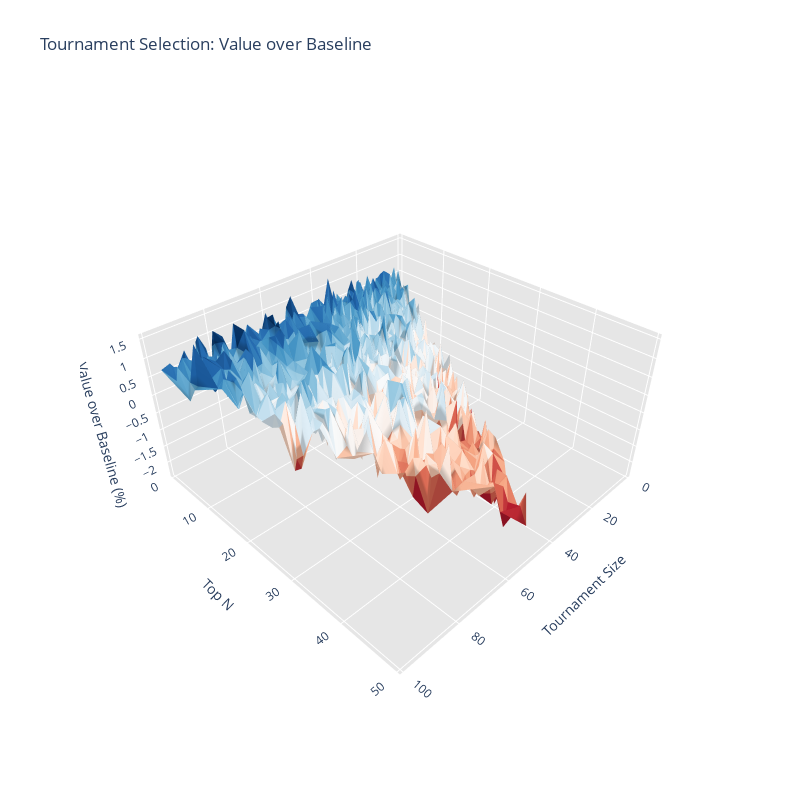

The notebook cell this image was saved under:
### Code cell
df_median = pd.DataFrame(data_median)
df_median = df_median.dropna(how='all', axis=0).dropna(how='all', axis=1)
flat = [value for sublist in df_median.values for value in sublist]
flat = list(filter(lambda value: not np.isnan(value), flat))
df_median = df_median - baseline_score
df_median = df_median * 100

ys=[] # top X
xs=[] # r num
zs=[] # value

for r in range(1, 100):
    for t in range(1, 100):
        try:
            value = df_median.loc[f'Top {t}', f'R={r}']
        except KeyError:
            continue

        if np.isnan(value):
            continue
        if value == 0:
            continue
        ys.append(t)
        xs.append(r)
        zs.append(value)

triangles = Delaunay(np.vstack([xs, ys]).T)
triangles = plotly_trisurf(xs, ys, zs, triangles.simplices)
base_axis = dict(
    showbackground=True,
    backgroundcolor="rgb(230, 230,230)",
    gridcolor="rgb(255, 255, 255)",
    zerolinecolor="rgb(255, 255, 255)",
)
layout = graph_objs.Layout(
    title='Tournament Selection: Value over Baseline',
    width=800,
    height=800,
    scene=dict(
        xaxis=dict(**base_axis, title='Tournament Size'),
        yaxis=dict(**base_axis, title='Top N'),
        zaxis=dict(**base_axis, title='Value over Baseline (%)'),
        aspectratio=dict(x=1, y=1, z=0.5),
    ),
)
fig1 = graph_objs.Figure(data=triangles, layout=layout)
fig1.show()

### Figure 1 — Plotly figure (JSON) as saved in the notebook; plotly's stock layout.template omitted (floating-point values rounded to 4 significant figures; data arrays with more than 128 entries replaced by an {"elided": "..."} marker saying what was removed)
{"data": [{"facecolor": {"elided": "2950 str values"}, "i": {"elided": "2950 int values"}, "j": {"elided": "2950 int values"}, "k": {"elided": "2950 int values"}, "type": "mesh3d", "x": {"elided": "1543 int values"}, "y": {"elided": "1543 int values"}, "z": {"elided": "1543 float values"}}], "layout": {"height": 800, "scene": {"aspectratio": {"x": 1, "y": 1, "z": 0.5}, "xaxis": {"backgroundcolor": "rgb(230, 230,230)", "gridcolor": "rgb(255, 255, 255)", "showbackground": true, "title": {"text": "Tournament Size"}, "zerolinecolor": "rgb(255, 255, 255)"}, "yaxis": {"backgroundcolor": "rgb(230, 230,230)", "gridcolor": "rgb(255, 255, 255)", "showbackground": true, "title": {"text": "Top N"}, "zerolinecolor": "rgb(255, 255, 255)"}, "zaxis": {"backgroundcolor": "rgb(230, 230,230)", "gridcolor": "rgb(255, 255, 255)", "showbackground": true, "title": {"text": "Value over Baseline (%)"}, "zerolinecolor": "rgb(255, 255, 255)"}}, "title": {"text": "Tournament Selection: Value over Baseline"}, "width": 800}}
